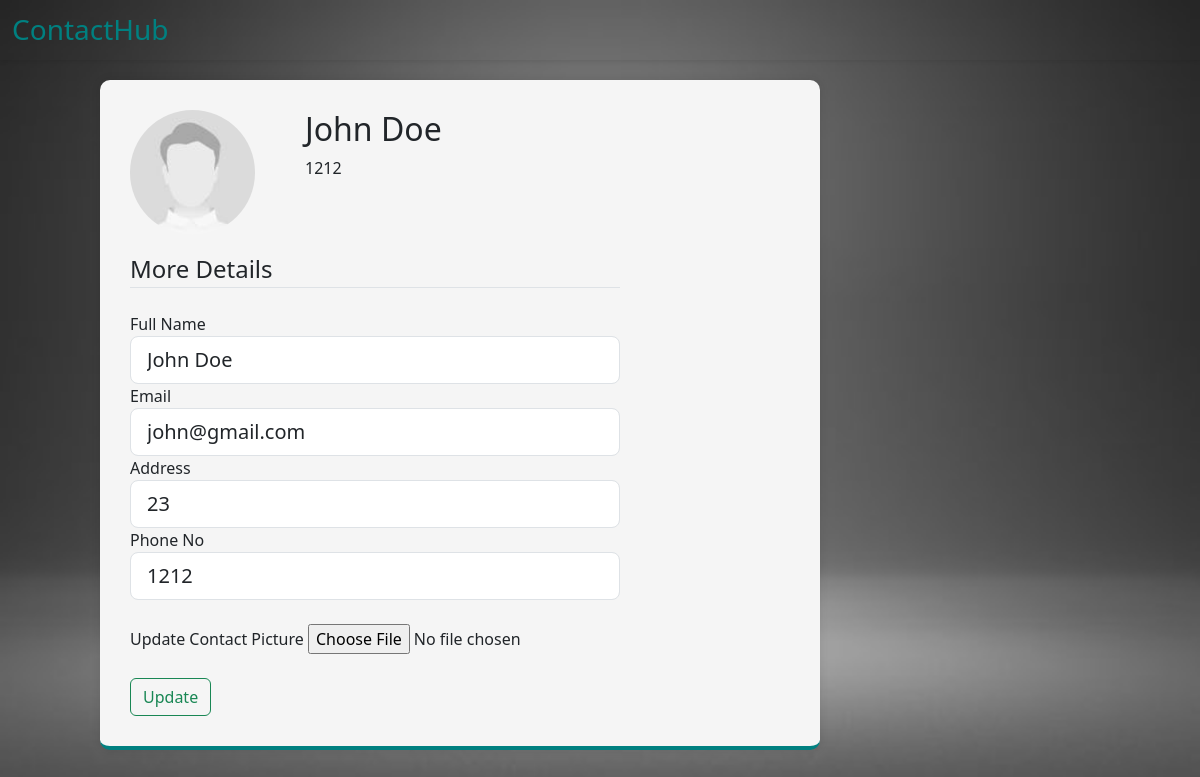
Screenshot of /contact/1 with the database file from the repository.
### myapp/models.py (models this page shows, shortened)
class Contact(db.Model):
    id = db.Column(db.Integer, primary_key=True)
    full_name = db.Column(db.String(80), unique=False, nullable=False)
    email = db.Column(db.String(120), unique=False, nullable=False)
    address = db.Column(db.String(120), unique=False, nullable=False)
    phone_no = db.Column(db.Integer, unique=False, nullable=False)
    image_file = db.Column(db.String(20), nullable=False, default='default.jpeg')
    user_id = db.Column(db.Integer, db.ForeignKey('user.id'), nullable=False)

### myapp/contacts/routes.py (the view)
@contacts.route('/contact/<int:contact_id>', methods=['GET', 'POST'])
def contact(contact_id):
    contact = Contact.query.get_or_404(contact_id)
    form = ContactForm()
    if form.validate_on_submit():
        contact.full_name = form.full_name.data
        contact.email = form.email.data
        contact.address = form.address.data
        contact.phone_no = form.phone_no.data
        if form.picture.data:
            file = form.picture.data
            filename = secure_filename(file.filename)
            file.save(os.path.join(current_app.root_path, 'static/contact_images', filename))
            contact.image_file = filename
        db.session.commit()
    elif request.method == 'GET':
        form.full_name.data = contact.full_name
        form.email.data = contact.email
        form.address.data = contact.address
        form.phone_no.data = contact.phone_no
        form.picture.data = contact.image_file
    image_file = url_for('static', filename='contact_images/' + contact.image_file)
    return render_template('contact.html', image_file=image_file, form=form, contact=contact, user=current_user, title="Contact Page")

### myapp/forms.py
class ContactForm(FlaskForm):
    full_name = StringField('Full Name',
                           validators=[DataRequired(), Length(min=2, max=20)])
    email = StringField('Email',
                        validators=[DataRequired(), Email()])
    address = StringField('Address',
                           validators=[DataRequired(), Length(min=2, max=20)])
    phone_no = StringField('Phone No',
                           validators=[DataRequired(), Length(min=2, max=20)])
    picture = FileField('Update Contact Picture', validators=[FileAllowed(['jpg', 'png', 'jpeg'])])
    submit = SubmitField('Update')

### myapp/templates/contact.html (shortened to what this page needs)
{% extends "layout.html" %}
{% block content %}
    <section class="container profile_container">
        <div class="media d-flex">
            <img class="rounded-circle profile_pic"  src="{{ image_file }}" alt="">
            <div class="media-body">
                <h2>{{contact.full_name}}</h2>
                <p>{{contact.phone_no}}</p>
            </div>
        </div>
        <form method="POST" action="" enctype="multipart/form-data">
            <fieldset class="form-group">
                <legend class="border-bottom mb-4">More Details</legend>
                <div class="form-group">
                    {{ form.full_name.label(class="form-control-label") }}
                    {% if form.full_name.errors %}
                        {{ form.full_name(class="form-control form-control-lg is-invalid") }}
                        <div class="invalid-feedback">
                            {% for error in form.full_name.errors %}
                                <span>{{ error }}</span>
                            {% endfor %}
                        </div>
                    {% else %}
                        {{ form.full_name(class="form-control form-control-lg") }}
                    {% endif %}
                </div>
                <div class="form-group">
                    {{ form.email.label(class="form-control-label") }}
                    {% if form.email.errors %}
                        {{ form.email(class="form-control form-control-lg is-invalid") }}
                        <div class="invalid-feedback">
                            {% for error in form.email.errors %}
                                <span>{{ error }}</span>
                            {% endfor %}
                        </div>
                    {% else %}
                        {{ form.email(class="form-control form-control-lg") }}
                    {% endif %}
                </div>
                <div class="form-group">
                    {{ form.address.label(class="form-control-label") }}
                    {% if form.address.errors %}
                        {{ form.address(class="form-control form-control-lg is-invalid") }}
                        <div class="invalid-feedback">
                            {% for error in form.address.errors %}
                                <span>{{ error }}</span>
                            {% endfor %}
                        </div>
                    {% else %}
                        {{ form.address(class="form-control form-control-lg") }}
                    {% endif %}
                </div>
                <div class="form-group">
                    {{ form.phone_no.label(class="form-control-label") }}
                    {% if form.phone_no.errors %}
                        {{ form.phone_no(class="form-control form-control-lg is-invalid") }}
                        <div class="invalid-feedback">
                            {% for error in form.phone_no.errors %}
                                <span>{{ error }}</span>
                            {% endfor %}
                        </div>
                    {% else %}
                        {{ form.phone_no(class="form-control form-control-lg") }}
                    {% endif %}
                </div>
                <div class="form-group my-4">
                    {{ form.picture.label() }}
                    {{ form.picture(class="form-control-file") }}
                </div>
            </fieldset>
            <div class="form-group">
                {{ form.submit(class="btn btn-outline-success") }}
            </div>
        </form>
    </section>
{% endblock %}

### myapp/static/style.css (style rules this page uses)
body { background-image: url(bg_images/gray.jpg); background-repeat: no-repeat; background-size: cover; margin: 0; }
.container { display: flex; flex-wrap: wrap; justify-content: space-between; }
.profile_pic { height: 125px; width: 125px; margin-right:20px; margin-bottom: 16px; }
.profile_container { background-color: whitesmoke; max-width: 60%; padding: 30px; margin-top: 20px; margin-left: 100px; box-shadow: 0 0 10px rgba(0, 0, 0, 0.1); border-radius: 10px; border-bottom: #008080 solid 4px; }
.media-body { margin-left: 30px; }

### rows the page displays
Contact: full_name "John Doe", phone_no "1212", email "john@gmail.com", address "23"
